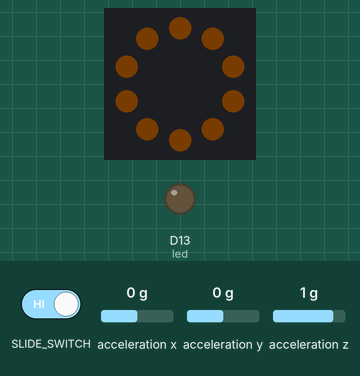
A program run on a simulated Circuit Playground running CircuitPython. Parts: the board's ring of 10 RGB LEDs (number 0 left of the top, counting anticlockwise), output pins drawn as LEDs (lit = HIGH). The inputs (shaded band) are chosen by the test bench; at power-on: acceleration x 0 g, acceleration y 0 g, acceleration z 1 g. Dim RGB values are drawn brighter than linear; what the program prints to the serial console is not drawn.

Above: at 3.5 s.
3.6 s: slide switch moved to the left
At 12.5 s:
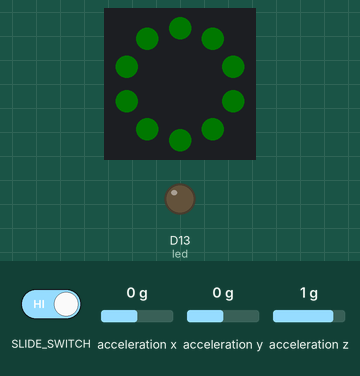
At 35.06 s:
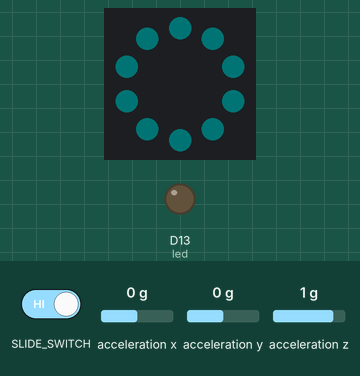

The program:

cpx_tilt_neopixels.py
```python
# Circuit Playground digitalio example
# Circuit Playground NeoPixel
import time
import board
import neopixel
import digitalio
from adafruit_circuitplayground.express import cpx

led = digitalio.DigitalInOut(board.D13)
led.switch_to_output()

# buttonA = digitalio.DigitalInOut(board.BUTTON_A)
# buttonA.switch_to_input(pull=digitalio.Pull.DOWN)
# buttonB = digitalio.DigitalInOut(board.BUTTON_B)
# buttonB.switch_to_input(pull=digitalio.Pull.DOWN)
slider = digitalio.DigitalInOut(board.SLIDE_SWITCH)
slider.direction = digitalio.Direction.INPUT
slider.pull = digitalio.Pull.UP
# slider.switch_to_input(pull=digitalio.Pull.UP)

# while True:
#     if slider.value:  # button is pushed
#         led.value = True
#     else:
#         led.value = False

#     time.sleep(0.01)


pixels = neopixel.NeoPixel(board.NEOPIXEL, 10, brightness=0.01, auto_write=False)

# choose which demos to play
# 1 means play, 0 means don't!
color_chase_demo = 1
flash_demo = 1
rainbow_demo = 1
rainbow_cycle_demo = 1


def wheel(pos):
    # Input a value 0 to 255 to get a color value.
    # The colours are a transition r - g - b - back to r.
    if pos < 0 or pos > 255:
        return (0, 0, 0)
    if pos < 85:
        return (255 - pos * 3, pos * 3, 0)
    if pos < 170:
        pos -= 85
        return (0, 255 - pos * 3, pos * 3)
    pos -= 170
    return (pos * 3, 0, 255 - pos * 3)


def color_chase(color, wait):
    for i in range(10):
        pixels[i] = color
        time.sleep(wait)
        pixels.show()
    time.sleep(0.5)


def rainbow_cycle(wait):
    for j in range(255):
        for i in range(10):
            rc_index = (i * 256 // 10) + j * 5
            pixels[i] = wheel(rc_index & 255)
        pixels.show()
        time.sleep(wait)


def rainbow(wait):
    for j in range(255):
        for i in range(len(pixels)):
            idx = int(i + j)
            pixels[i] = wheel(idx & 255)
        pixels.show()
        time.sleep(wait)


RED = (255, 0, 0)
YELLOW = (255, 150, 0)
GREEN = (0, 255, 0)
CYAN = (0, 255, 255)
BLUE = (0, 0, 255)
PURPLE = (180, 0, 255)
WHITE = (255, 255, 255)
OFF = (0, 0, 0)
CHASEDELAY = 0.1
SLEEPTIME = 1
RAINBOWCYCLEDELAY = 0.05
RAINBOWDEMODELAY = 0.05

while True:
    x, y, z = cpx.acceleration
    print((x, y, z))
    time.sleep(0.5)

    if color_chase_demo & slider.value:
        color_chase(RED, CHASEDELAY)  # Increase the number to slow down the color chase
        color_chase(YELLOW, CHASEDELAY)
        color_chase(GREEN, CHASEDELAY)
        color_chase(CYAN, CHASEDELAY)
        color_chase(BLUE, CHASEDELAY)
        color_chase(PURPLE, CHASEDELAY)
        color_chase(OFF, CHASEDELAY)

    if flash_demo & slider.value:
        pixels.fill(RED)
        pixels.show()
        # Increase or decrease to change the speed of the solid color change.
        time.sleep(SLEEPTIME)
        pixels.fill(GREEN)
        pixels.show()
        time.sleep(SLEEPTIME)
        pixels.fill(BLUE)
        pixels.show()
        time.sleep(SLEEPTIME)
        pixels.fill(WHITE)
        pixels.show()
        time.sleep(SLEEPTIME)

    if rainbow_cycle_demo & slider.value:
        rainbow_cycle(RAINBOWCYCLEDELAY)  # Increase the number to slow down the rainbow.

    if rainbow_demo & slider.value:
        rainbow(RAINBOWDEMODELAY)  # Increase the number to slow down the rainbow.
```

Measured:
- what the display in image 1 shows lasts 1.1 s, from 12.0 s to 13.1 s
- what the display in image 2 shows lasts 0.5 s, from 34.8 s to 35.3 s
